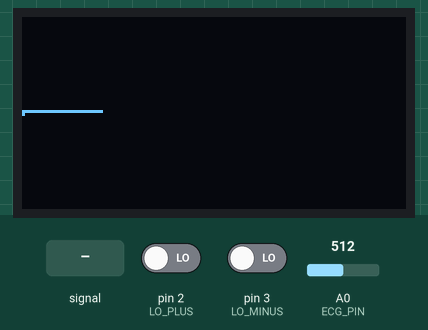
The sketch below on a simulated Arduino Uno, built with avr-gcc and run on an emulated ATmega328P. Shown: 128×64 one-colour display. Inputs (shaded band) come from the test bench; at power-on: pin 2 (LO_PLUS) LOW, pin 3 (LO_MINUS) LOW, A0 (ECG_PIN) = 512. What the sketch prints to the serial monitor is not drawn.

Above: at 1.2 s.
1.3 s: pin 2 (LO_PLUS) driven HIGH
At 2.5 s:
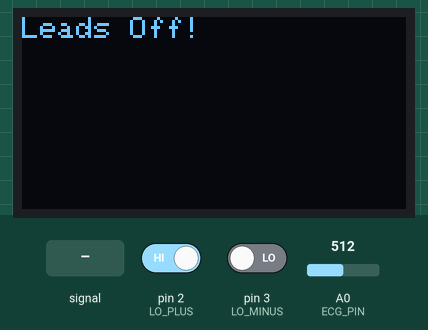
2.8 s: pin 2 (LO_PLUS) driven LOW
At 3.74 s:
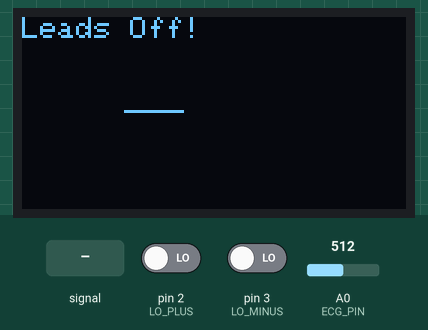
5.4 s: pin 3 (LO_MINUS) driven HIGH
At 6.3 s:
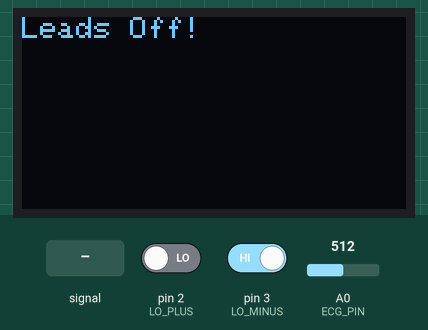
6.9 s: pin 3 (LO_MINUS) driven LOW
At 8.6 s:
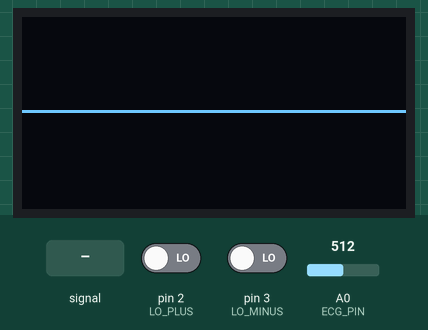
8.8 s: A0 (ECG_PIN) fed a 2 Hz sine of ±306 counts around its level
At 8.98 s:
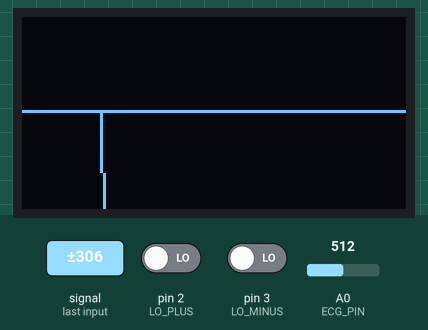
10.3 s: A0 (ECG_PIN) set to 716
At 10.7 s:
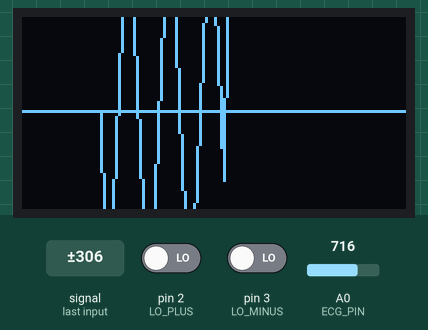
Timing chart, 0 to 13.3 s (numbered marks = the images above; inputs shaded):
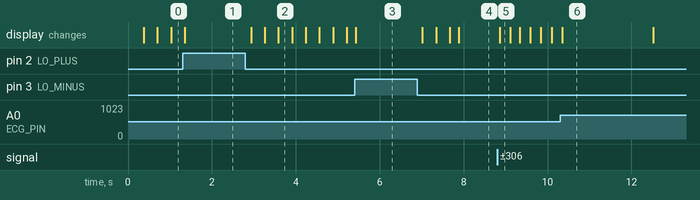

The sketch:

ekg.ino
```cpp
#include <Wire.h>
#include <Adafruit_GFX.h>
#include <Adafruit_SSD1306.h>

// OLED display settings
#define SCREEN_WIDTH 128
#define SCREEN_HEIGHT 64
#define OLED_RESET -1
Adafruit_SSD1306 display(SCREEN_WIDTH, SCREEN_HEIGHT, &Wire, OLED_RESET);

const int ECG_PIN = A0;   // AD8232 output connected to A0
const int LO_PLUS = 2;    // LO+ pin connected to D2 (optional)
const int LO_MINUS = 3;   // LO- pin connected to D3 (optional)

// Variables to store previous point
int previousX = 0;
int previousY = SCREEN_HEIGHT / 2;

// Debouncing variables
unsigned long lastLeadOffTime = 0;
const unsigned long debounceDelay = 100; // 100 milliseconds

void setup() {
  Serial.begin(9600);

  // Initialize OLED display
  if (!display.begin(SSD1306_SWITCHCAPVCC, 0x3C)) {
    Serial.println(F("SSD1306 allocation failed"));
    for (;;);
  }
  display.clearDisplay();
  display.display();

  // Setup LO+ and LO- pins (optional)
  pinMode(LO_PLUS, INPUT);
  pinMode(LO_MINUS, INPUT);

  Serial.println("AD8232 ECG Monitor");
}

void loop() {
  // Debounce "Leads Off" detection
  if ((digitalRead(LO_PLUS) == 1 || digitalRead(LO_MINUS) == 1)) {
    unsigned long currentTime = millis();
    if (currentTime - lastLeadOffTime > debounceDelay) {
      display.clearDisplay();
      display.setTextSize(1);
      display.setTextColor(WHITE);
      display.setCursor(0, 0);
      display.println("Leads Off!");
      display.display();
      Serial.println("Leads Off!");
      lastLeadOffTime = currentTime;
      delay(500);
      return;
    }
  }

  // Read ECG data
  int sensorValue = analogRead(ECG_PIN);
  float voltage = sensorValue * (5.0 / 1023.0);

  // Map the sensor value to a larger display range
  // Adjust these values to make the ECG line larger
  int yPos = map(sensorValue, 300, 700, 0, SCREEN_HEIGHT - 1);

  static int xPos = 0;

  // Draw a line from the previous point to the current point
  display.drawLine(previousX, previousY, xPos, SCREEN_HEIGHT - yPos, WHITE);
  display.display();

  // Update previous coordinates
  previousX = xPos;
  previousY = SCREEN_HEIGHT - yPos;

  // Move to the next x position
  xPos++;
  if (xPos >= SCREEN_WIDTH) {
    xPos = 0;
    display.clearDisplay();
  }

  delay(10); // Adjust to change waveform speed
}
```

Measured:
- after the input at 1.3 s, the display: changes after 0.05 s (image 1)
- after the input at 2.8 s, the display: first changes after 0.13 s (image 2 shows a later state)
- after the input at 5.4 s, the display: changes at once (image 3)
- after the input at 6.9 s, the display: first changes after 0.12 s (image 4 shows a later state)
- after the input at 8.8 s, the display: changes after 0.06 s (image 5)
- what the display in image 6 shows lasts 2.1 s, from 10.4 s to 12.5 s
